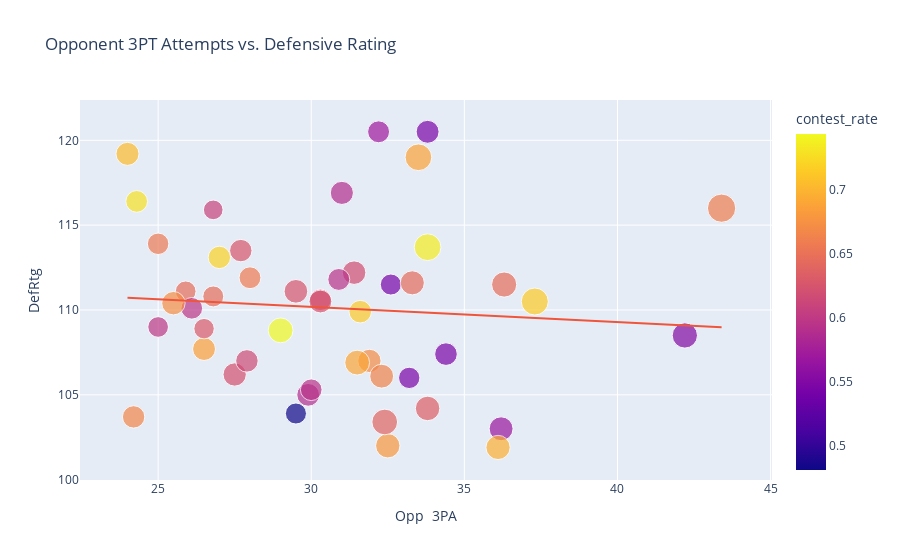

Notebook source saved alongside this figure:
### Code cell
fig = px.scatter(opp_added, x='Opp  3PA', y='DefRtg', title='Opponent 3PT Attempts vs. Defensive Rating',
                color='contest_rate', size='contested_3pt_rate',
                 trendline='ols', hover_data=['TEAM'])

fig.show()

results = px.get_trendline_results(fig)
results.px_fit_results.iloc[0].summary()

### Figure 1 — Plotly figure (JSON) as saved in the notebook; plotly's stock layout.template omitted (floating-point values rounded to 4 significant figures)
{"data": [{"customdata": [["2019 Boston Celtics"], ["2019 Brooklyn Nets"], ["2019 Denver Nuggets"], ["2019 Detroit Pistons"], ["2019 Golden State Warriors"], ["2019 Houston Rockets"], ["2019 Indiana Pacers"], ["2019 LA Clippers"], ["2019 Milwaukee Bucks"], ["2019 Oklahoma City Thunder"], ["2019 Orlando Magic"], ["2019 Philadelphia 76ers"], ["2019 Portland Trail Blazers"], ["2019 San Antonio Spurs"], ["2019 Toronto Raptors"], ["2019 Utah Jazz"], ["2018 Boston Celtics"], ["2018 Cleveland Cavaliers"], ["2018 Golden State Warriors"], ["2018 Houston Rockets"], ["2018 Indiana Pacers"], ["2018 Miami Heat"], ["2018 Milwaukee Bucks"], ["2018 Minnesota Timberwolves"], ["2018 New Orleans Pelicans"], ["2018 Oklahoma City Thunder"], ["2018 Philadelphia 76ers"], ["2018 Portland Trail Blazers"], ["2018 San Antonio Spurs"], ["2018 Toronto Raptors"], ["2018 Utah Jazz"], ["2018 Washington Wizards"], ["2017 Atlanta Hawks"], ["2017 Boston Celtics"], ["2017 Chicago Bulls"], ["2017 Cleveland Cavaliers"], ["2017 Golden State Warriors"], ["2017 Houston Rockets"], ["2017 Indiana Pacers"], ["2017 LA Clippers"], ["2017 Memphis Grizzlies"], ["2017 Milwaukee Bucks"], ["2017 Oklahoma City Thunder"], ["2017 Portland Trail Blazers"], ["2017 San Antonio Spurs"], ["2017 Toronto Raptors"], ["2017 Utah Jazz"], ["2017 Washington Wizards"]], "hovertemplate": "Opp  3PA=%{x}<br>DefRtg=%{y}<br>contested_3pt_rate=%{marker.size}<br>TEAM=%{customdata[0]}<br>contest_rate=%{marker.color}<extra></extra>", "legendgroup": "", "marker": {"color": [0.568, 0.61, 0.645, 0.544, 0.646, 0.545, 0.481, 0.57, 0.697, 0.714, 0.543, 0.544, 0.626, 0.719, 0.634, 0.552, 0.622, 0.625, 0.68, 0.616, 0.638, 0.618, 0.744, 0.66, 0.671, 0.69, 0.588, 0.656, 0.658, 0.729, 0.665, 0.647, 0.686, 0.626, 0.715, 0.594, 0.594, 0.63, 0.688, 0.599, 0.704, 0.666, 0.736, 0.589, 0.644, 0.597, 0.673, 0.622], "coloraxis": "coloraxis", "size": [0.256, 0.173, 0.192, 0.235, 0.283, 0.229, 0.199, 0.215, 0.263, 0.228, 0.199, 0.204, 0.209, 0.224, 0.269, 0.286, 0.243, 0.251, 0.266, 0.226, 0.296, 0.248, 0.277, 0.358, 0.243, 0.276, 0.232, 0.207, 0.214, 0.212, 0.255, 0.197, 0.235, 0.225, 0.327, 0.215, 0.21, 0.187, 0.319, 0.191, 0.238, 0.224, 0.321, 0.239, 0.26, 0.209, 0.246, 0.234], "sizemode": "area", "sizeref": 0.000895, "symbol": "circle"}, "mode": "markers", "name": "", "orientation": "v", "showlegend": false, "type": "scatter", "x": [36.2, 26.8, 25.9, 33.8, 36.3, 34.4, 29.5, 32.2, 36.1, 31.6, 32.6, 33.2, 30.3, 27, 33.8, 42.2, 27.5, 29.5, 32.5, 27.9, 32.4, 31.4, 29, 43.4, 31.9, 31.5, 29.9, 25, 28, 24.3, 32.3, 26.8, 26.5, 27.7, 37.3, 30.9, 30, 26.5, 33.5, 25, 24, 24.2, 33.8, 31, 33.3, 26.1, 25.5, 30.3], "xaxis": "x", "y": [103, 115.9, 111.1, 120.5, 111.5, 107.4, 103.9, 120.5, 101.9, 109.9, 111.5, 106, 110.6, 113.1, 104.2, 108.5, 106.2, 111.1, 102, 107, 103.4, 112.2, 108.8, 116, 107, 106.9, 105, 113.9, 111.9, 116.4, 106.1, 110.8, 107.7, 113.5, 110.5, 111.8, 105.3, 108.9, 119, 109, 119.2, 103.7, 113.7, 116.9, 111.6, 110.1, 110.4, 110.5], "yaxis": "y"}, {"hovertemplate": "<b>OLS trendline</b><br>DefRtg = -0.0899113 * Opp  3PA + 112.88<br>R<sup>2</sup>=0.006637<br><br>Opp  3PA=%{x}<br>DefRtg=%{y} <b>(trend)</b><extra></extra>", "legendgroup": "", "marker": {"symbol": "circle"}, "mode": "lines", "name": "", "showlegend": false, "type": "scatter", "x": [24, 24.2, 24.3, 25, 25, 25.5, 25.9, 26.1, 26.5, 26.5, 26.8, 26.8, 27, 27.5, 27.7, 27.9, 28, 29, 29.5, 29.5, 29.9, 30, 30.3, 30.3, 30.9, 31, 31.4, 31.5, 31.6, 31.9, 32.2, 32.3, 32.4, 32.5, 32.6, 33.2, 33.3, 33.5, 33.8, 33.8, 33.8, 34.4, 36.1, 36.2, 36.3, 37.3, 42.2, 43.4], "xaxis": "x", "y": [110.7, 110.7, 110.7, 110.6, 110.6, 110.6, 110.6, 110.5, 110.5, 110.5, 110.5, 110.5, 110.5, 110.4, 110.4, 110.4, 110.4, 110.3, 110.2, 110.2, 110.2, 110.2, 110.2, 110.2, 110.1, 110.1, 110.1, 110.0, 110.0, 110.0, 110.0, 110.0, 110.0, 110.0, 109.9, 109.9, 109.9, 109.9, 109.8, 109.8, 109.8, 109.8, 109.6, 109.6, 109.6, 109.5, 109.1, 109.0], "yaxis": "y"}], "layout": {"coloraxis": {"colorbar": {"title": {"text": "contest_rate"}}, "colorscale": [[0, "#0d0887"], [0.1111, "#46039f"], [0.2222, "#7201a8"], [0.3333, "#9c179e"], [0.4444, "#bd3786"], [0.5556, "#d8576b"], [0.6667, "#ed7953"], [0.7778, "#fb9f3a"], [0.8889, "#fdca26"], [1, "#f0f921"]]}, "legend": {"itemsizing": "constant", "tracegroupgap": 0}, "title": {"text": "Opponent 3PT Attempts vs. Defensive Rating"}, "xaxis": {"anchor": "y", "domain": [0, 1], "title": {"text": "Opp  3PA"}}, "yaxis": {"anchor": "x", "domain": [0, 1], "title": {"text": "DefRtg"}}}}
